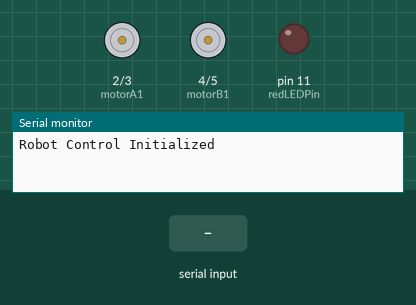
A sketch run on a simulated Arduino Uno, built with avr-gcc and run on an emulated ATmega328P. On the bench: motor-driver pin pairs drawn as motors (green arrow = first pin HIGH = forward, orange = second pin HIGH = backward, longer = more drive, scaled by the enable pin), output pins drawn as LEDs (lit = HIGH), the last lines printed to the serial monitor. The test bench sets the inputs (shaded band).

Above: at 1.2 s.
1.3 s: "F" received over Serial
At 2.5 s:
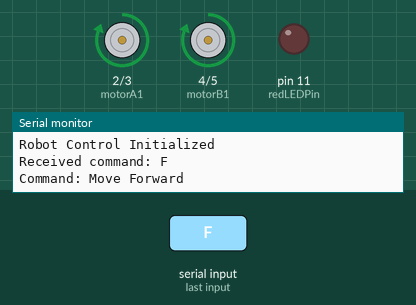
2.8 s: "B" received over Serial
At 3.7 s:
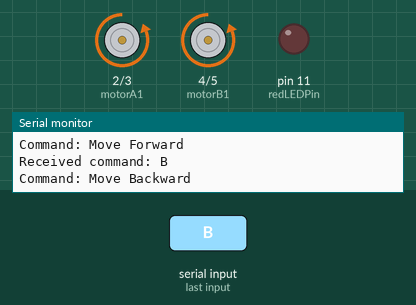
4.3 s: "L" received over Serial
At 4.7 s:
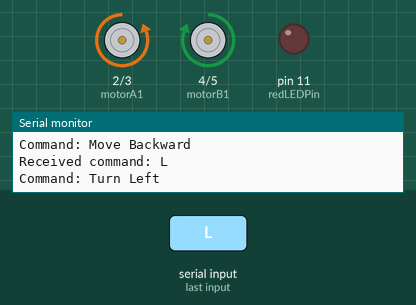
6.3 s: "R" received over Serial
At 6.7 s:
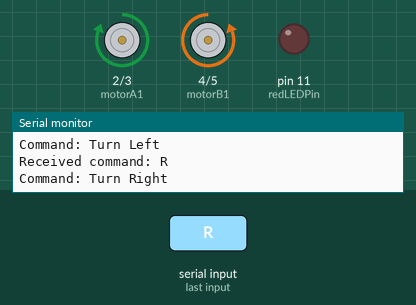
8.3 s: "O" received over Serial
At 9.1 s:
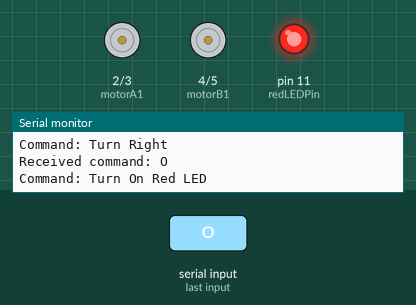
9.8 s: "F" received over Serial
At 10.2 s:
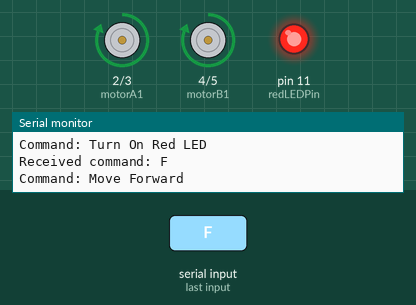
Timing chart, 0 to 12.3 s (numbered marks = the images above; inputs shaded):
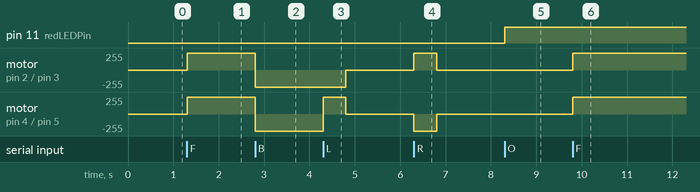

The sketch:

serialMonotor-with-red.ino
```cpp
const int motorA1 = 2;
const int motorA2 = 3;
const int motorB1 = 4;
const int motorB2 = 5;
const int enableA = 9;
const int enableB = 10;
const int redLEDPin = 11;

// Variable to store incoming serial data
char incomingCommand;

void setup() {
  // Initialize motor pins as outputs
  pinMode(motorA1, OUTPUT);
  pinMode(motorA2, OUTPUT);
  pinMode(motorB1, OUTPUT);
  pinMode(motorB2, OUTPUT);
  pinMode(enableA, OUTPUT);
  pinMode(enableB, OUTPUT);
  pinMode(redLEDPin, OUTPUT);

  // Initialize serial communication at 9600 bps
  Serial.begin(9600);
  Serial.println("Robot Control Initialized");
}

void loop() {
  // Check if data is available on the serial port
  if (Serial.available() > 0) {
    // Read the incoming byte
    incomingCommand = Serial.read();

    // Print the command for debugging
    Serial.print("Received command: ");
    Serial.println(incomingCommand);

    // Handle the command only if it is a valid character
    if (incomingCommand == 'F' || incomingCommand == 'B' || incomingCommand == 'L' || incomingCommand == 'R' || incomingCommand == 'S' || incomingCommand == 'O' || incomingCommand == 'X') {
      switch (incomingCommand) {
        case 'F': // Move forward
          Serial.println("Command: Move Forward");
          moveForward();
          break;
        case 'B': // Move backward
          Serial.println("Command: Move Backward");
          moveBackward();
          break;
        case 'L': // Turn left
          Serial.println("Command: Turn Left");
          turnLeft();
          break;
        case 'R': // Turn right
          Serial.println("Command: Turn Right");
          turnRight();
          break;
        case 'S': // Stop
          Serial.println("Command: Stop");
          stopMotors();
          break;
        case 'O': // Turn on red LED
          Serial.println("Command: Turn On Red LED");
          turnOnRedLED();
          break;
        case 'X': // Turn off red LED
          Serial.println("Command: Turn Off Red LED");
          turnOffRedLED();
          break;
        default:
          // Do nothing for invalid commands
          break;
      }
    }
  }
}

void moveForward() {
  digitalWrite(motorA1, HIGH);
  digitalWrite(motorA2, LOW);
  digitalWrite(motorB1, HIGH);
  digitalWrite(motorB2, LOW);
  analogWrite(enableA, 255);
  analogWrite(enableB, 255);
}

void moveBackward() {
  digitalWrite(motorA1, LOW);
  digitalWrite(motorA2, HIGH);
  digitalWrite(motorB1, LOW);
  digitalWrite(motorB2, HIGH);
  analogWrite(enableA, 255);
  analogWrite(enableB, 255);
}

void turnRight() {
  digitalWrite(motorA1, HIGH);
  digitalWrite(motorA2, LOW);
  digitalWrite(motorB1, LOW);
  digitalWrite(motorB2, HIGH);
  analogWrite(enableA, 255);
  analogWrite(enableB, 255);
  delay(500); // Turn for 0.5 seconds
  stopMotors();
}

void turnLeft() {
  digitalWrite(motorA1, LOW);
  digitalWrite(motorA2, HIGH);
  digitalWrite(motorB1, HIGH);
  digitalWrite(motorB2, LOW);
  analogWrite(enableA, 255);
  analogWrite(enableB, 255);
  delay(500); // Turn for 0.5 seconds
  stopMotors();
}

void stopMotors() {
  digitalWrite(motorA1, LOW);
  digitalWrite(motorA2, LOW);
  digitalWrite(motorB1, LOW);
  digitalWrite(motorB2, LOW);
}

void turnOnRedLED() {
  digitalWrite(redLEDPin, HIGH);
}

void turnOffRedLED() {
  digitalWrite(redLEDPin, LOW);
}

void blinkRedLED(int times) {
  for (int i = 0; i < times; i++) {
    digitalWrite(redLEDPin, HIGH);
    delay(5); // LED on for 0.1 seconds
    digitalWrite(redLEDPin, LOW);
    delay(5); // LED off for 0.1 seconds
  }
}
```

Measured:
- after the input at 1.3 s, motor on pin 2 (motorA1) / pin 3 (motorA2), motor on pin 4 (motorB1) / pin 5 (motorB2): stopped → forward 255/255 at once
- after the input at 2.8 s, motor on pin 2 (motorA1) / pin 3 (motorA2), motor on pin 4 (motorB1) / pin 5 (motorB2): forward 255/255 → backward 255/255 at once
- after the input at 4.3 s, motor on pin 2 (motorA1) / pin 3 (motorA2): backward 255/255 → stopped after 0.50 s; motor on pin 4 (motorB1) / pin 5 (motorB2): backward 255/255 → forward 255/255 at once, → stopped 0.50 s later
- after the input at 6.3 s, motor on pin 2 (motorA1) / pin 3 (motorA2): stopped → forward 255/255 at once, → stopped 0.50 s later; motor on pin 4 (motorB1) / pin 5 (motorB2): stopped → backward 255/255 at once, → stopped 0.50 s later
- after the input at 8.3 s, pin 11 (redLEDPin): LOW → HIGH at once
- after the input at 9.8 s, motor on pin 2 (motorA1) / pin 3 (motorA2), motor on pin 4 (motorB1) / pin 5 (motorB2): stopped → forward 255/255 at once
